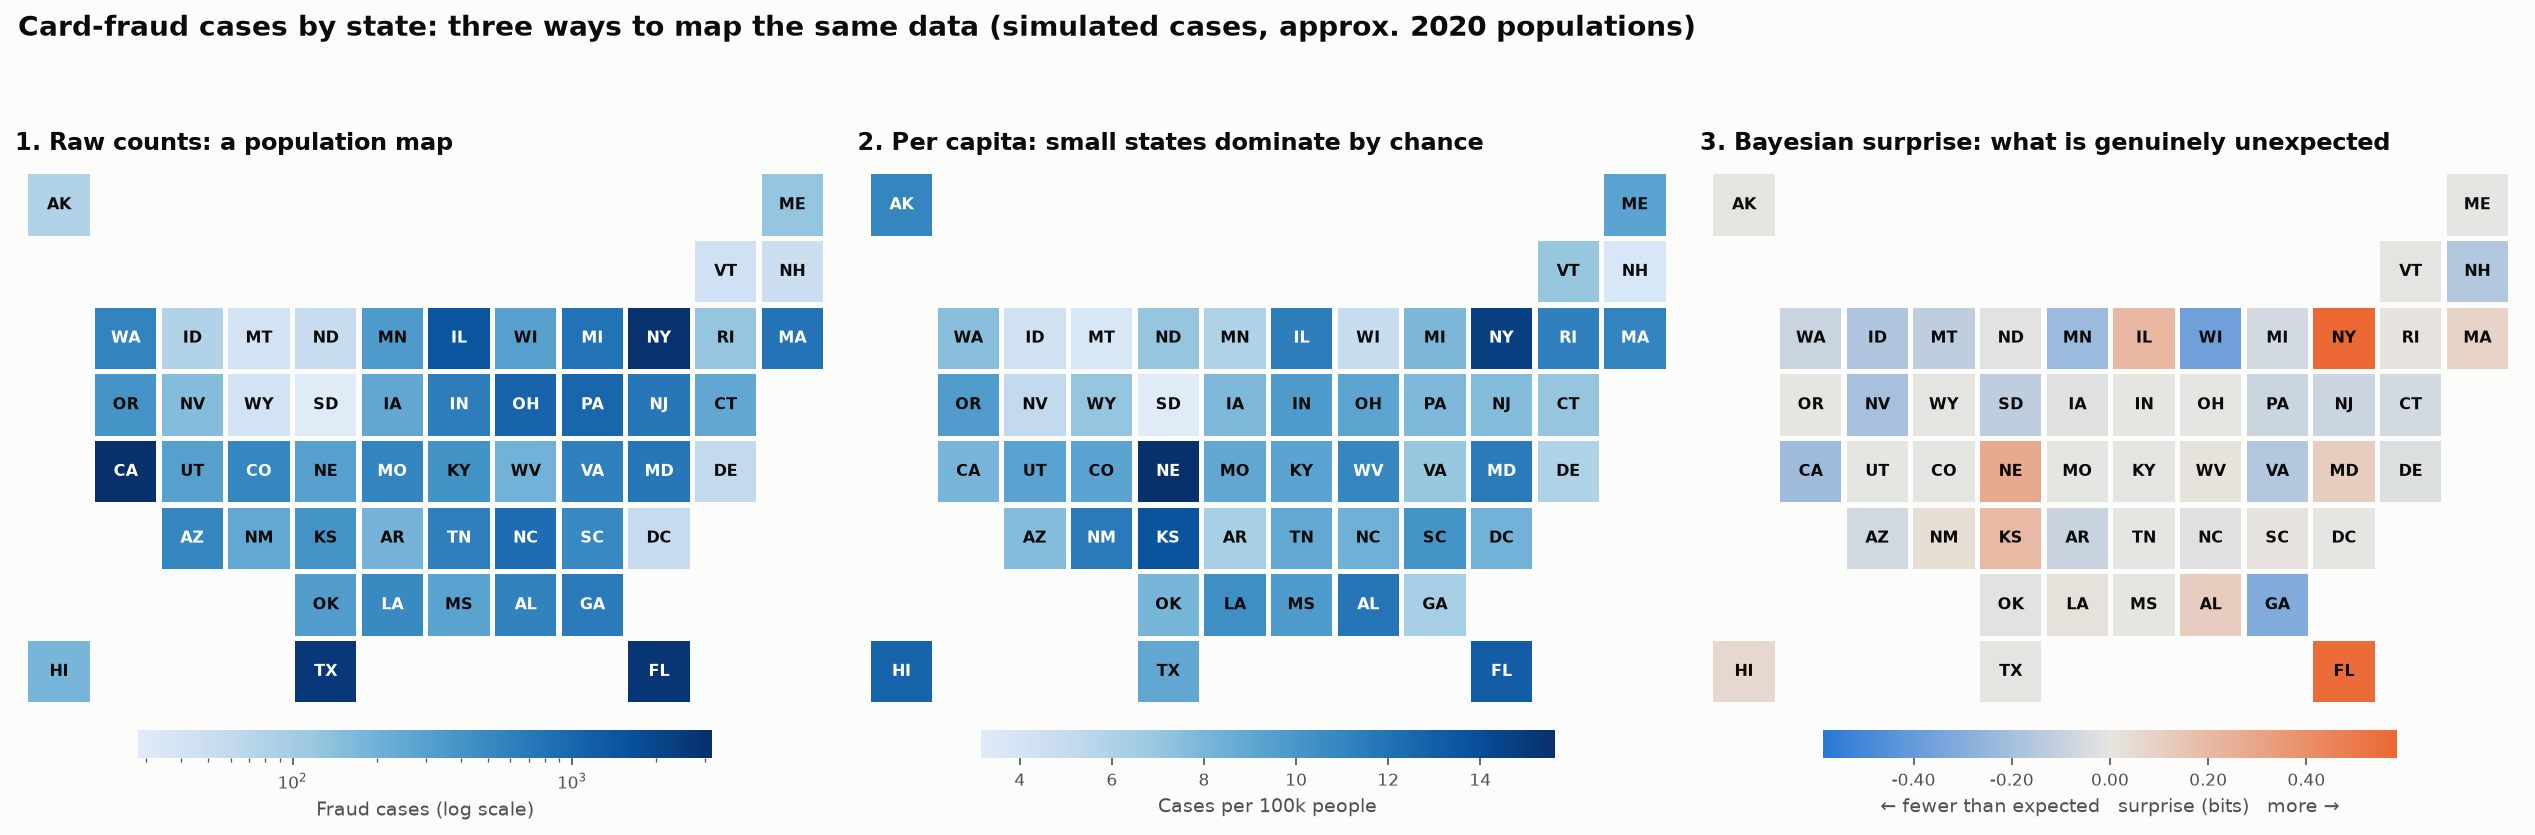

Generate this figure with Python:
"""
Bayesian Surprise Map  -  family: Spatial

DESIGN PURPOSE
Maps how much each region's data changes what we believe, not the raw value.
Several simple models predict where events should occur (equally everywhere,
in proportion to population, or per-capita rates that vary by chance more in
small regions). Each region is scored by the Bayesian surprise (KL divergence)
its data causes across those models. Raw-count maps mostly show where people
live, and per-capita maps exaggerate small regions whose rates are noisy; a
surprise map discounts both effects and highlights what is genuinely unusual.

WHEN TO USE
  - Mapping event counts (fraud, defaults, claims, incidents) across regions
    of very different size
  - Choosing where to investigate first, when chance variation in small
    regions keeps raising false alarms
  - Explaining why the per-capita leader is not necessarily the real hot spot

AVOID WHEN
  - Regions have similar populations (a per-capita choropleth is fine)
  - Readers need the actual rate (show it alongside, as here, or in a table)
  - The candidate models do not represent reasonable expectations for the data

ALTERNATIVES
  - Funnel plot of rate against population with control limits
  - Per-capita choropleth with uncertainty (VSUP map)
  - Empirical-Bayes shrunken rates on a choropleth

REFERENCE
  - Correll, M. & Heer, J. (2017). Surprise! Bayesian weighting for de-biasing
    thematic maps. IEEE Transactions on Visualization and Computer Graphics
    23(1), 651–660. https://idl.uw.edu/papers/surprise-maps

EXAMPLE
Simulated card-fraud case counts for 50 states and DC, using approximate 2020
census populations. Four states have a genuinely different fraud rate (New
York and Florida higher, Minnesota and Wisconsin lower); every state also has
chance variation, which is larger for small states.

Run:  python surprise_map.py
"""
import sys
from pathlib import Path

import numpy as np
import pandas as pd
import matplotlib.pyplot as plt

# Library style: categorical colors in fixed order, recessive axes, hairline grid.
PALETTE = ["#2a78d6", "#eb6834", "#1baf7a", "#eda100",
           "#e87ba4", "#008300", "#6250d6", "#e34948"]
SEQ_CMAP = "Blues"      # sequential: one hue, light -> dark
DIV_CMAP = "RdBu_r"     # diverging: two opposite hues, neutral midpoint
GRAY = "#b8b7b1"        # de-emphasised marks
plt.rcParams.update({
    "figure.figsize": (8, 4.8), "figure.dpi": 110, "figure.facecolor": "#fcfcfb",
    "axes.facecolor": "#fcfcfb", "axes.edgecolor": "#c9c8c3", "axes.linewidth": 0.8,
    "axes.spines.top": False, "axes.spines.right": False,
    "axes.grid": True, "grid.color": "#e6e5e1", "grid.linewidth": 0.6, "axes.axisbelow": True,
    "axes.prop_cycle": plt.cycler(color=PALETTE),
    "axes.titlesize": 13, "axes.titleweight": "bold", "axes.titlelocation": "left",
    "axes.labelcolor": "#52514e", "xtick.color": "#52514e", "ytick.color": "#52514e",
    "text.color": "#0b0b0b", "font.size": 10, "lines.linewidth": 2,
    "legend.frameon": False,
})

import matplotlib as mpl
from scipy.stats import norm

# --- Example data ------------------------------------------------------------
GRID = {"AK": (0, 0), "ME": (0, 11), "VT": (1, 10), "NH": (1, 11),
        "WA": (2, 1), "ID": (2, 2), "MT": (2, 3), "ND": (2, 4), "MN": (2, 5), "IL": (2, 6),
        "WI": (2, 7), "MI": (2, 8), "NY": (2, 9), "RI": (2, 10), "MA": (2, 11),
        "OR": (3, 1), "NV": (3, 2), "WY": (3, 3), "SD": (3, 4), "IA": (3, 5), "IN": (3, 6),
        "OH": (3, 7), "PA": (3, 8), "NJ": (3, 9), "CT": (3, 10),
        "CA": (4, 1), "UT": (4, 2), "CO": (4, 3), "NE": (4, 4), "MO": (4, 5), "KY": (4, 6),
        "WV": (4, 7), "VA": (4, 8), "MD": (4, 9), "DE": (4, 10),
        "AZ": (5, 2), "NM": (5, 3), "KS": (5, 4), "AR": (5, 5), "TN": (5, 6), "NC": (5, 7),
        "SC": (5, 8), "DC": (5, 9),
        "OK": (6, 4), "LA": (6, 5), "MS": (6, 6), "AL": (6, 7), "GA": (6, 8),
        "HI": (7, 0), "TX": (7, 4), "FL": (7, 9)}
# Approximate 2020 census populations (millions).
POP = {"AL": 5.0, "AK": 0.73, "AZ": 7.2, "AR": 3.0, "CA": 39.5, "CO": 5.8, "CT": 3.6, "DE": 1.0,
       "DC": 0.69, "FL": 21.5, "GA": 10.7, "HI": 1.46, "ID": 1.84, "IL": 12.8, "IN": 6.8, "IA": 3.2,
       "KS": 2.9, "KY": 4.5, "LA": 4.7, "ME": 1.36, "MD": 6.2, "MA": 7.0, "MI": 10.1, "MN": 5.7,
       "MS": 2.96, "MO": 6.2, "MT": 1.08, "NE": 1.96, "NV": 3.1, "NH": 1.38, "NJ": 9.3, "NM": 2.1,
       "NY": 20.2, "NC": 10.4, "ND": 0.78, "OH": 11.8, "OK": 4.0, "OR": 4.2, "PA": 13.0, "RI": 1.1,
       "SC": 5.1, "SD": 0.89, "TN": 6.9, "TX": 29.1, "UT": 3.3, "VT": 0.64, "VA": 8.6, "WA": 7.7,
       "WV": 1.8, "WI": 5.9, "WY": 0.58}
rng = np.random.default_rng(17)
# Simulated card-fraud cases. A few states have a genuinely higher or lower rate; on top of that,
# small states vary more by chance (fewer cardholders), which is what fools per-capita maps.
REAL_EFFECT = {"FL": 1.45, "NY": 1.35, "MN": 0.7, "WI": 0.7}
df = pd.DataFrame({"state": list(POP), "pop_m": list(POP.values())})
noise = np.exp(rng.normal(0, 0.45 / np.sqrt(df["pop_m"])))
effect = df["state"].map(REAL_EFFECT).fillna(1.0)
df["cases"] = rng.poisson(90 * df["pop_m"] * effect * noise)       # ~90 cases per million people
df["per_100k"] = df["cases"] / (df["pop_m"] * 10)
df["row"] = df["state"].map(lambda s: GRID[s][0])
df["col"] = df["state"].map(lambda s: GRID[s][1])
df.sort_values("per_100k", ascending=False).head()

# --- Plot --------------------------------------------------------------------
# Bayesian surprise (Correll & Heer 2017): each model predicts where events should be. A region is
# surprising when its data shifts belief between models; surprise = KL(posterior || prior).
obs = (df["cases"] / df["cases"].sum()).to_numpy()
pop = df["pop_m"].to_numpy()
rate = df["per_100k"].to_numpy()

expect_uniform = np.full(len(df), 1 / len(df))      # model 1: every region gets the same share
expect_base = pop / pop.sum()                       # model 2: events follow population
mean_rate = np.average(rate, weights=pop)
sigma = np.std((rate - mean_rate) * np.sqrt(pop / pop.mean()))
z = (rate - mean_rate) / (sigma / np.sqrt(pop / pop.mean()))   # model 3: de Moivre funnel

like = np.vstack([1 - np.abs(obs - expect_uniform),
                  1 - np.abs(obs - expect_base),
                  2 * (1 - norm.cdf(np.abs(z)))])   # P(data | model) for each region
prior = np.full(3, 1 / 3)
post = prior[:, None] * like
post /= post.sum(axis=0, keepdims=True)
surprise = np.sum(post * np.log2(post / prior[:, None]), axis=0)
df["surprise"] = np.sign(obs - expect_base) * surprise      # + more than population predicts

surface = "#fcfcfb"
seq = mpl.colormaps["Blues"]
diverge = mpl.colors.LinearSegmentedColormap.from_list("surprise", [PALETTE[0], "#e6e5e1", PALETTE[1]])


def ink(rgb):
    return "white" if 0.2126 * rgb[0] + 0.7152 * rgb[1] + 0.0722 * rgb[2] < 0.5 else "#0b0b0b"


def panel(ax, values, cmap, vnorm, title, cbar_label, fmt):
    for (_, r), v in zip(df.iterrows(), values):
        c = cmap(vnorm(v))
        ax.add_patch(plt.Rectangle((r.col, -r.row), 0.92, 0.92, color=c, linewidth=0))
        ax.text(r.col + 0.46, -r.row + 0.46, r.state, ha="center", va="center", fontsize=7.5,
                fontweight="bold", color=ink(c))
    ax.set_xlim(-0.2, 12.1); ax.set_ylim(-7.2, 1.1); ax.set_aspect("equal"); ax.axis("off")
    ax.set_title(title, fontsize=11.5)
    cb = fig.colorbar(mpl.cm.ScalarMappable(norm=vnorm, cmap=cmap), ax=ax, orientation="horizontal",
                      fraction=0.05, pad=0.02, shrink=0.7, format=fmt)
    cb.set_label(cbar_label, fontsize=9); cb.outline.set_visible(False); cb.ax.tick_params(labelsize=8)


fig, axes = plt.subplots(1, 3, figsize=(17, 5.6))
seq_trim = mpl.colors.ListedColormap(seq(np.linspace(0.12, 1, 256)))
panel(axes[0], df["cases"], seq_trim, mpl.colors.LogNorm(df["cases"].min(), df["cases"].max()),
      "1. Raw counts: a population map", "Fraud cases (log scale)", mpl.ticker.LogFormatterSciNotation())
panel(axes[1], df["per_100k"], seq_trim, mpl.colors.Normalize(df["per_100k"].min(), df["per_100k"].max()),
      "2. Per capita: small states dominate by chance", "Cases per 100k people", "%.0f")
lim = np.abs(df["surprise"]).max()
panel(axes[2], df["surprise"], diverge, mpl.colors.TwoSlopeNorm(0, -lim, lim),
      "3. Bayesian surprise: what is genuinely unexpected", "← fewer than expected   surprise (bits)   more →",
      "%.2f")
fig.suptitle("Card-fraud cases by state: three ways to map the same data (simulated cases, approx. 2020 populations)",
             x=0.01, ha="left", fontsize=13.5, fontweight="bold")
fig.tight_layout()

# --- Save / show -------------------------------------------------------------
out = Path(__file__).with_name(Path(__file__).stem + ".png")
fig.savefig(out, dpi=150, bbox_inches="tight")
print(f"saved {out}")
if "--no-show" not in sys.argv:
    plt.show()
